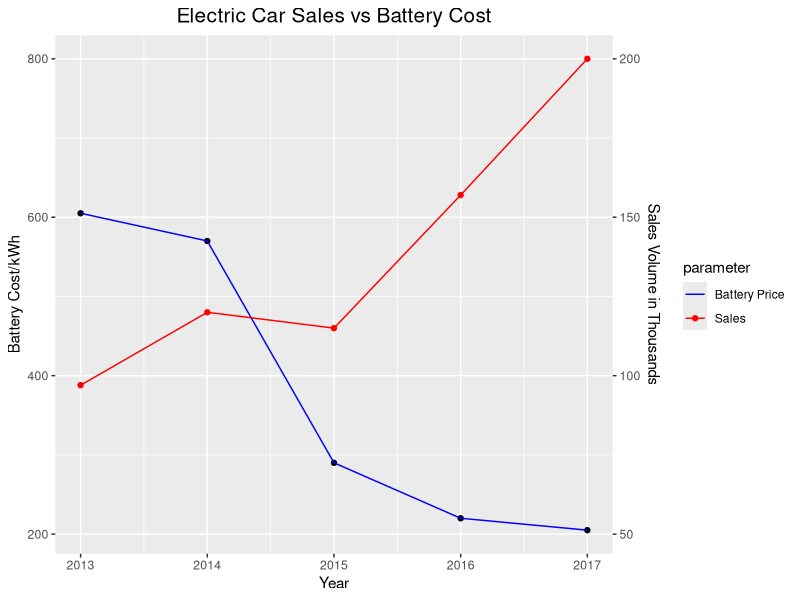
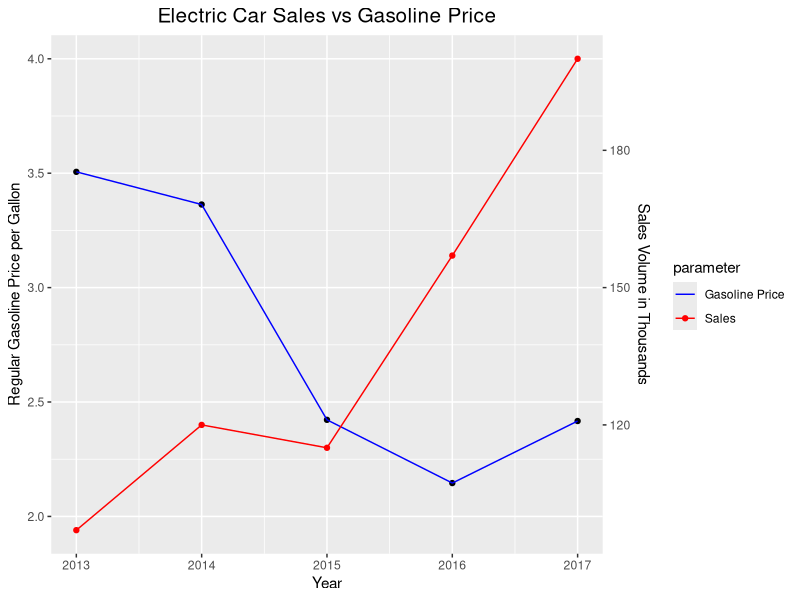
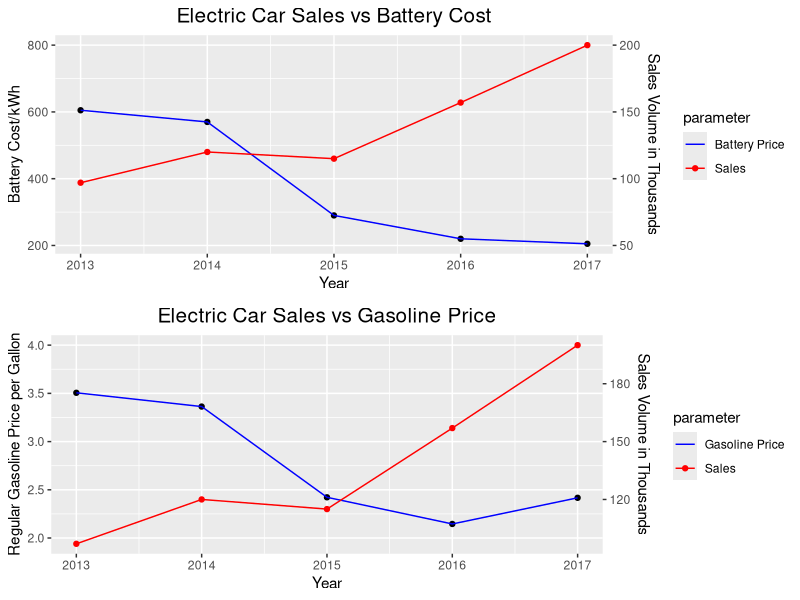

These figures' R source, in order:
library(ggplot2)
library(gridExtra)
df = read.csv('us_stock_sale.csv')
df1 = read.csv('battery_price.csv')
df2 = merge(df,df1,by = 'year')

p = ggplot(data=df2, aes(year))
p = p+ geom_point(aes(y = price), fill = 'light blue')
p = p+ geom_line(aes(y = df2$price, colour = 'price'))
p = p+ geom_point(aes(y = sales*4, colour = 'sales'))
p = p+ geom_line(aes(y = sales*4, colour = 'sales'))
p = p+ scale_y_continuous(sec.axis = sec_axis(~./4, name = 'Sales Volume in Thousands'))
p = p + scale_color_manual(labels = c("Battery Price", "Sales"),values = c('blue','red'))
p = p + labs(y = 'Battery Cost/kWh', 
             x = 'Year', 
             colour = 'parameter',
             title = 'Electric Car Sales vs Battery Cost')+
  theme(plot.title = element_text(size=15,hjust = 0.5))
p

df3 = read.csv('gas_nation_by_yr.csv')
df2 = merge(df2,df3, by = 'year')

p1 = ggplot(data=df2, aes(year))
p1 = p1+ geom_point(aes(y = gas_price), fill = 'light blue')
p1 = p1+ geom_line(aes(y = df2$gas_price, colour = 'gas_price'))
p1 = p1+ geom_point(aes(y = sales/50, colour = 'sales'))
p1 = p1+ geom_line(aes(y = sales/50, colour = 'sales'))
p1 = p1+ scale_y_continuous(sec.axis = sec_axis(~.*50, name = 'Sales Volume in Thousands'))
p1 = p1 + scale_color_manual(labels = c("Gasoline Price", "Sales"),values = c('blue','red'))
p1 = p1 + labs(y = 'Regular Gasoline Price per Gallon', 
             x = 'Year', 
             colour = 'parameter',
             title = 'Electric Car Sales vs Gasoline Price')+
  theme(plot.title = element_text(size=15,hjust = 0.5))
p1

grid.arrange(p,p1,nrow=2)

